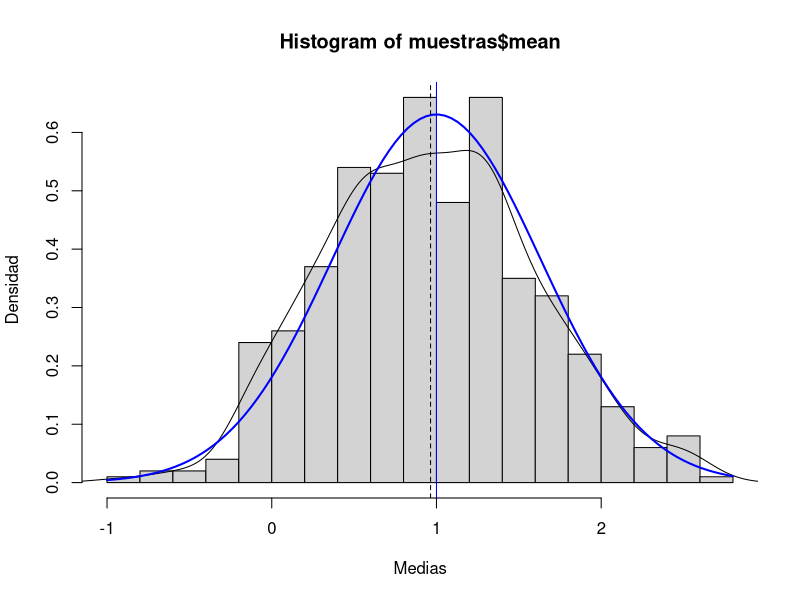
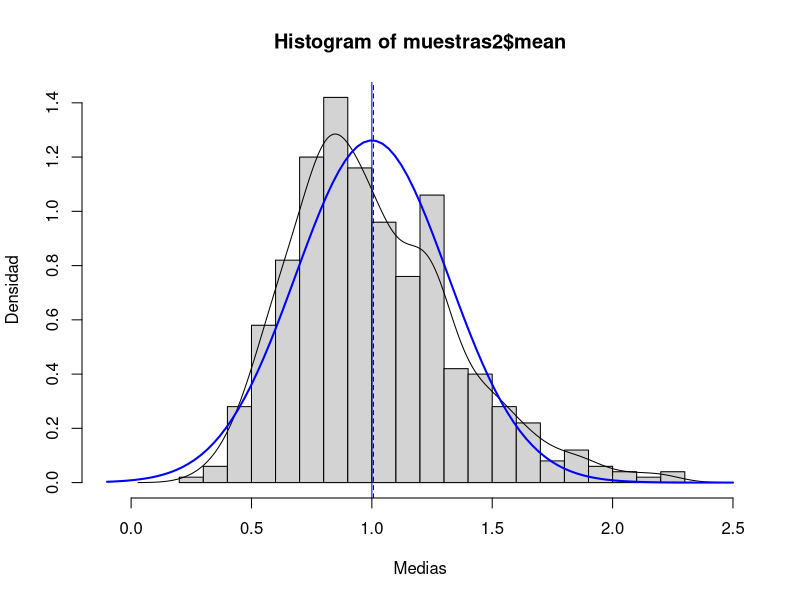
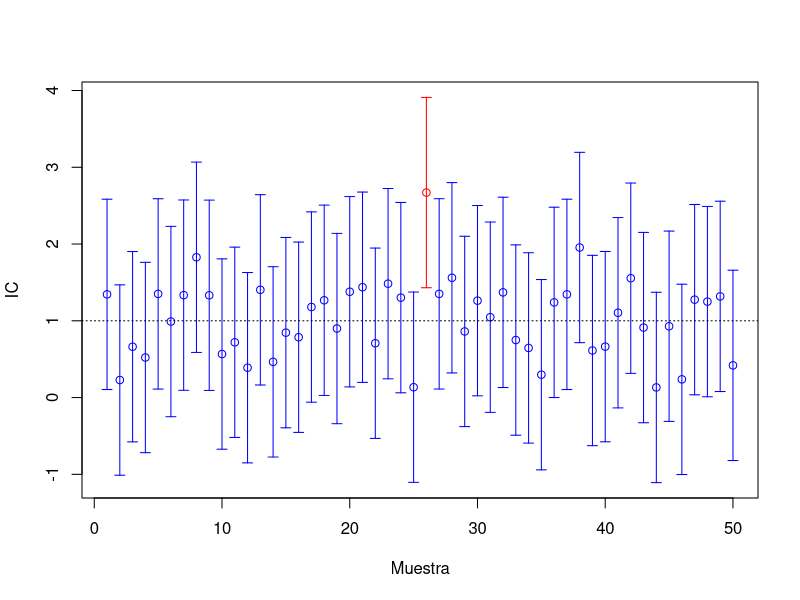
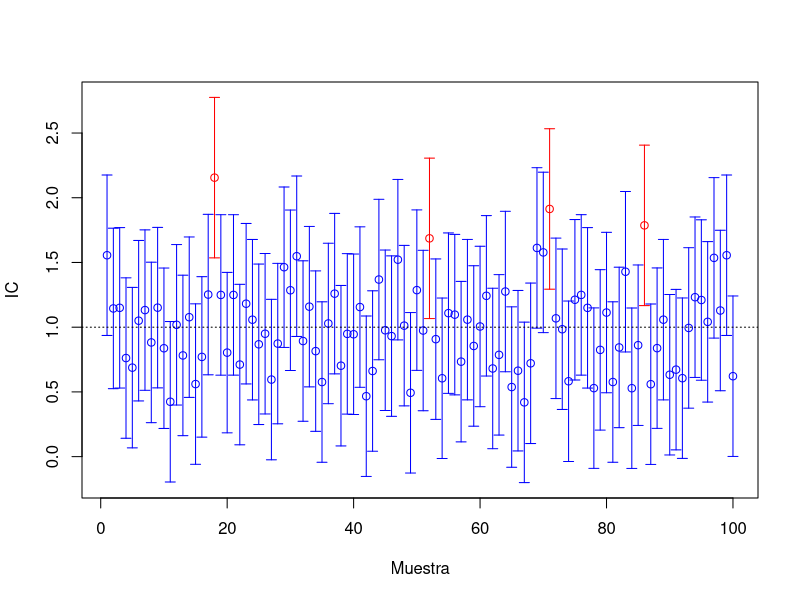
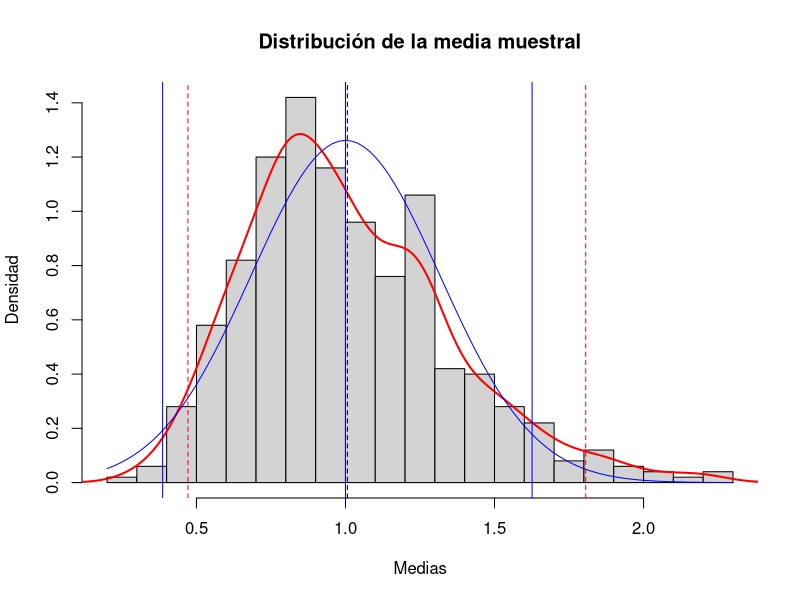
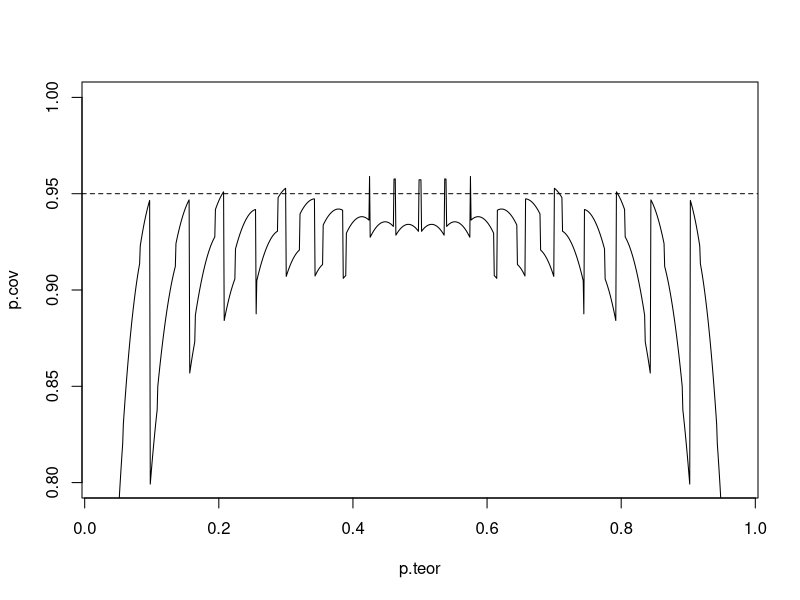
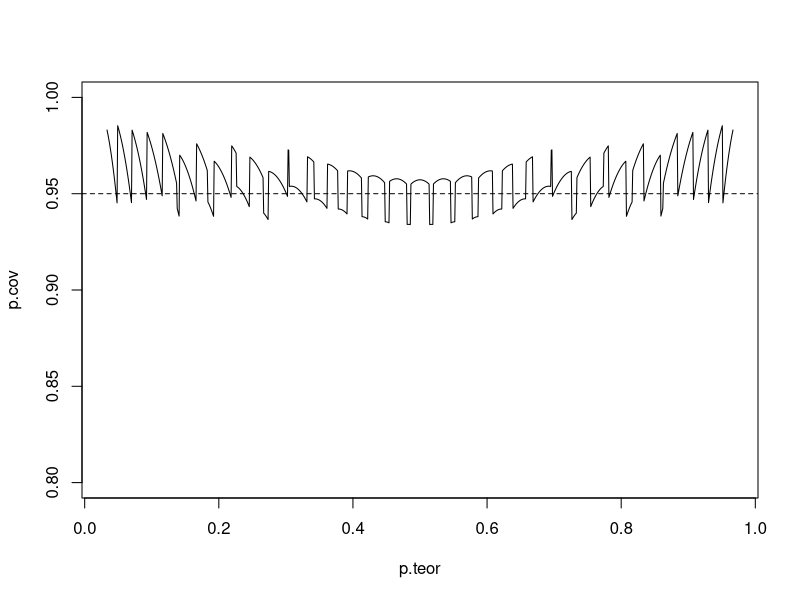
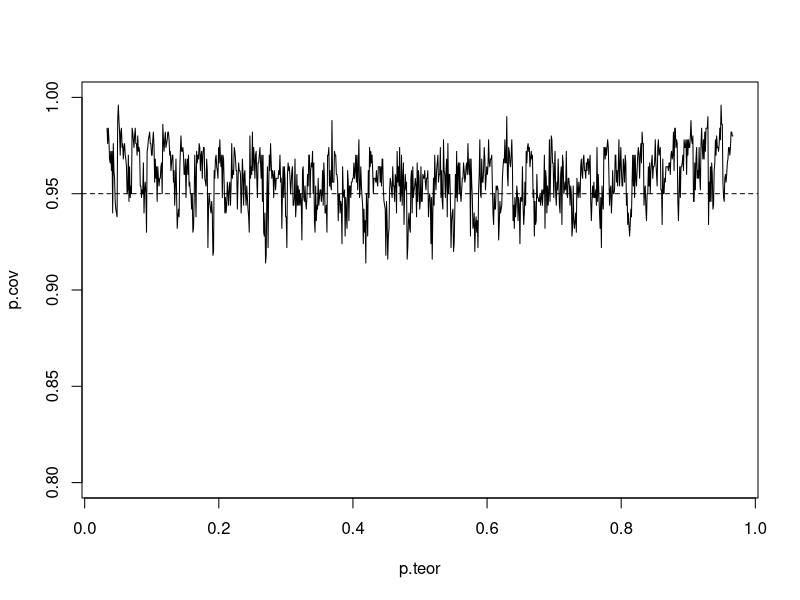

Here is the R script that generated these plots, in order: (Note: this script raises an error after producing the figures.)
## ---- chunk 1

## ---- chunk 2
    set.seed(54321) # Fijar semilla para reproducibilidad
    nsim <- 500
    nx <- 10
## ---- chunk 3
    mux <- 1
    sdx <- 2
## ---- chunk 4
    muestras <- as.data.frame(matrix(rnorm(nsim*nx, mean=mux, sd=sdx), ncol=nx))
    rownames(muestras) <- paste("muestra", 1:nsim, sep="")
    colnames(muestras) <- paste("obs", 1:nx, sep="")
    str(muestras)
## ---- chunk 5
    muestras$mean <- rowMeans(muestras[,1:nx])
    muestras$sd <- apply(muestras[,1:nx], 1, sd)
## ---- chunk 6
    muestras[1,]
## ---- chunk 7
    hist(muestras$mean, freq = FALSE, breaks = "FD", 
         xlab = "Medias", ylab = "Densidad")
    # Densidad observada (estimación)
    lines(density(muestras$mean)) 
    # Densidad teórica (bajo normalidad)
    curve(dnorm(x, mux, sdx/sqrt(nx)), lwd = 2, col = "blue", add = TRUE) 
    # Aproximación del valor esperado de la media muestral mediante simulación
    abline(v = mean(muestras$mean), lty = 2)  
    # Valor esperado de la media muestral (teórico)
    abline(v = mux, col = "blue")
## ---- chunk 8
    set.seed(54321) # Fijar semilla para reproducibilidad
    nsim <- 500
    nx <- 10    
    # nx <- 50
## ---- chunk 9
    lambda <- 1
    muexp <- 1/lambda
    sdexp <- muexp
## ---- chunk 10
    muestras2 <- as.data.frame(matrix(rexp(nsim*nx, rate=lambda), ncol=nx))
    rownames(muestras2) <- paste("muestra", 1:nsim, sep="")
    colnames(muestras2) <- paste("obs", 1:nx, sep="")
## ---- chunk 11
    muestras2$mean <- rowMeans(muestras2[,1:nx])
    muestras2$sd <- apply(muestras2[,1:nx], 1, sd)
## ---- chunk 12
    hist(muestras2$mean, xlim = c(-0.1, 2.5), freq = FALSE, breaks = "FD", 
         xlab = "Medias", ylab = "Densidad")
    # Densidad observada (estimación)
    lines(density(muestras2$mean)) 
    # Distribución asintótica (TCL)
    curve(dnorm(x,muexp,sdexp/sqrt(nx)), lwd=2, col="blue", add=TRUE) 
    # Aproximación del valor esperado de la media muestral mediante simulación
    abline(v=mean(muestras2$mean),lty=2)  
    # Valor esperado de la media muestral (teórico)
    abline(v=muexp, col="blue")
## ---- chunk 13
    alfa <- 0.05
    z <- qnorm(1 - alfa/2)
    muestras$ici <- muestras$mean - z*sdx/sqrt(nx)
    muestras$ics <- muestras$mean + z*sdx/sqrt(nx)
## ---- chunk 14
    muestras$cob <- (muestras$ici < mux) & (mux < muestras$ics) 
    ncob <- sum(muestras$cob) # Nº de intervalos que contienen la verdadera media
    ncob
    100*ncob/nsim     # Proporción de intervalos
    100*(1 - alfa)    # Proporción teórica bajo normalidad
## ---- chunk 15
    m <- 50
    tmp <- muestras[1:m,]
    attach(tmp)
    color <- ifelse(cob,"blue","red")
    plot(1:m, mean, col = color, ylim = c(min(ici),max(ics)), 
         xlab = "Muestra", ylab = "IC")
    arrows(1:m, ici, 1:m, ics, angle = 90, length = 0.05, code = 3, col = color)
    abline(h = mux, lty = 3)
    detach(tmp)
## ---- chunk 16
    alfa <- 0.05
    z <- qnorm(1 - alfa/2)
    muestras2$ici <- muestras2$mean - z*sdexp/sqrt(nx)
    muestras2$ics <- muestras2$mean + z*sdexp/sqrt(nx)
## ---- chunk 17
    muestras2$cob <- (muestras2$ici < muexp) & (muexp < muestras2$ics) 
    ncob <- sum(muestras2$cob) # Nº de intervalos que contienen la verdadera media
    ncob
    100*ncob/nsim     # Proporción de intervalos
    100*(1 - alfa)    # Proporción teórica bajo normalidad
## ---- chunk 18
    m <- 100
    tmp <- muestras2[1:m,]
    attach(tmp)
    color <- ifelse(cob,"blue","red")
    plot(1:m, mean, col = color, ylim = c(min(ici),max(ics)), 
         xlab = "Muestra", ylab = "IC")
    arrows(1:m, ici, 1:m, ics, angle = 90, length = 0.05, code = 3, col = color)
    abline(h = muexp, lty = 3)
    detach(tmp)
## ---- chunk 19
# Distribución de la media muestral
hist(muestras2$mean, freq=FALSE, breaks="FD", 
     main="Distribución de la media muestral", xlab="Medias", ylab="Densidad")
# Densidad observada (estimación)
lines(density(muestras2$mean), lwd=2, col='red') 
# Densidad teórica (bajo normalidad)
curve(dnorm(x,muexp,sdexp/sqrt(nx)), col="blue", add=TRUE) 
# Aproximación por simulación del valor esperado de la media muestral
abline(v=mean(muestras2$mean), lty=2)
# Valor esperado de la media muestral (teórico)
abline(v=muexp, col="blue") 
# IP bajo normalidad
ic.aprox <- apply(muestras2[ ,c('ici','ics')], 2, mean)
## ic.aprox 
##       ici       ics 
## 0.3865199 1.6261099
# Intervalo de probabilidad para la media muestral aproximado bajo normalidad
abline(v = ic.aprox, col='blue')

# Intervalo de probabilidad para la media muestral (aproximado por simulación)
ic.sim <- quantile(muestras2$mean, c(alfa/2, 1 - alfa/2))
## ic.sim
##      2.5%     97.5% 
## 0.4714233 1.8059094
# IP (aprox.) 
abline(v=ic.sim, lty=2, col='red') 
## ---- chunk 20
    n <- 30
    alpha <- 0.05
    adj <- 0  # (adj <- 2 para Agresti-Coull)
## ---- chunk 21
    m <- 1000
    p.teor <- seq(1/n, 1 - 1/n, length = m) 
## ---- chunk 22
    x <- 0:n
    p.est <- (x + adj)/(n + 2 * adj) 
    ic.err <- qnorm(1 - alpha/2) * sqrt(p.est * (1 - p.est)/(n + 2 * adj))  
    lcl <- p.est - ic.err 
    ucl <- p.est + ic.err 
## ---- chunk 23
    p.cov <- numeric(m)
    for (i in 1:m) {
      # cobertura de los posibles intervalos
      cover <- (p.teor[i] >= lcl) & (p.teor[i] <= ucl)  
      # prob. de los posibles intervalos
      p.rel <- dbinom(x[cover], n, p.teor[i])           
      # prob. total de cobertura
      p.cov[i] <- sum(p.rel)                            
    }
## ---- chunk 24
    plot(p.teor, p.cov, type = "l", ylim = c(1 - 4 * alpha, 1))
    abline(h = 1 - alpha, lty = 2) 
## ---- chunk 25
    n <- 30
    alpha <- 0.05
    adj <- 2  # Agresti-Coull
    
    # Probabilidades teóricas:
    m <- 1000
    p.teor <- seq(1/n, 1 - 1/n, length = m) 
    # Posibles resultados:
    x <- 0:n
    p.est <- (x + adj)/(n + 2 * adj) 
    ic.err <- qnorm(1 - alpha/2) * sqrt(p.est * (1 - p.est)/(n + 2 * adj))  
    lcl <- p.est - ic.err 
    ucl <- p.est + ic.err 
    # Recorrer prob. teóricas:
    p.cov <- numeric(m)
    for (i in 1:m) {
      # cobertura de los posibles intervalos
      cover <- (p.teor[i] >= lcl) & (p.teor[i] <= ucl)  
      # prob. de los posibles intervalos
      p.rel <- dbinom(x[cover], n, p.teor[i])           
      # prob. total de cobertura
      p.cov[i] <- sum(p.rel)                            
    }
    # Gráfico coberturas:
    plot(p.teor, p.cov, type = "l", ylim = c(1 - 4 * alpha, 1))
    abline(h = 1 - alpha, lty = 2) 
## ---- chunk 26
    n <- 30
    alpha <- 0.05
    adj <- 2  #' (2 para Agresti-Coull)
    
    set.seed(54321)
    nsim <- 500 
    # Probabilidades teóricas:
    m <- 1000
    p.teor <- seq(1/n, 1 - 1/n, length = m) 
## ---- chunk 27
    # m <- length(p.teor)
    p.cov <- numeric(m)
    for (i in 1:m) {
      # Equivalente a simular nsim muestras de tamaño n
      # ry <- matrix(rbinom(n*nsim, 1, p.teor[i]), ncol=n)
      # rx <- apply(ry, 1, sum)
      rx <- rbinom(nsim, n, p.teor[i])
      p.est <- (rx + adj)/(n + 2 * adj)  
      ic.err <- qnorm(1 - alpha/2) * sqrt(p.est * (1 - p.est)/(n + 2 * adj))
      p.cov[i] <- mean( abs(p.est - p.teor[i]) < ic.err )
    }
## ---- chunk 28
    plot(p.teor, p.cov, type = "l", ylim = c(1 - 4 * alpha, 1))
    abline(h = 1 - alpha, lty = 2) 
## ---- chunk 29
    set.seed(54321)
    nx <- 30
    mx <- 0
    sx <- 1
    nsim <- 1000
    estadistico <- numeric(nsim)
    pvalor <- numeric(nsim)
## ---- chunk 30
    for(isim in 1:nsim) {
      rx <- rnorm(nx, mx, sx)
      tmp <- ks.test(rx, "pnorm", mean(rx), sd(rx))
      estadistico[isim] <- tmp$statistic
      pvalor[isim] <- tmp$p.value
    }
## ---- chunk 31
    {
      cat("\nProporción de rechazos al 1% =", mean(pvalor < 0.01), "\n")
      cat("Proporción de rechazos al 5% =", mean(pvalor < 0.05), "\n")
      cat("Proporción de rechazos al 10% =", mean(pvalor < 0.1), "\n")
    }
## ---- chunk 32
    hist(pvalor, freq=FALSE)
    abline(h=1, lty=2)   # curve(dunif(x,0,1), add=TRUE)
    # Distribución empírica
    curve(ecdf(pvalor)(x), type = "s", lwd = 2, 
          main = 'Tamaño del contraste', ylab = 'Proporción de rechazos', 
          xlab = 'Nivel de significación')
    abline(a=0, b=1, lty=2)   # curve(punif(x, 0, 1), add = TRUE)
## ---- chunk 33
    library(nortest, quietly = TRUE)
## ---- chunk 34
    set.seed(54321)
    nx <- 30
    mx <- 0
    sx <- 1
    nsim <- 1000
    estadistico <- numeric(nsim)
    pvalor <- numeric(nsim)
## ---- chunk 35
    for(isim in 1:nsim) {
      rx <- rnorm(nx, mx, sx)
      # tmp <- ks.test(rx, "pnorm", mean(rx), sd(rx))
      tmp <- lillie.test(rx)
      estadistico[isim] <- tmp$statistic
      pvalor[isim] <- tmp$p.value
    }
## ---- chunk 36
    {
      cat("\nProporción de rechazos al 1% =", mean(pvalor < 0.01), "\n")
      cat("Proporción de rechazos al 5% =", mean(pvalor < 0.05), "\n")
      cat("Proporción de rechazos al 10% =", mean(pvalor < 0.1), "\n")
    }
## ---- chunk 37
    hist(pvalor, freq=FALSE)
    abline(h=1, lty=2)   # curve(dunif(x,0,1), add=TRUE)
    
    # Distribución empírica
    curve(ecdf(pvalor)(x), type = "s", lwd = 2, main = 'Tamaño del contraste', 
          ylab = 'Proporción de rechazos', xlab = 'Nivel de significación')
    abline(a=0, b=1, lty=2)   # curve(punif(x, 0, 1), add = TRUE)
## ---- chunk 38
    set.seed(54321)
    nx <- 30
    ratex <- 1
    nsim <- 500
    estadistico <- numeric(nsim)
    pvalor <- numeric(nsim)
## ---- chunk 39
    for(isim in 1:nsim) {
      rx <- rexp(nx, ratex)
      tmp <- ks.test(rx, "pexp", 1/mean(rx))
      estadistico[isim] <- tmp$statistic
      pvalor[isim] <- tmp$p.value
    }
## ---- chunk 40
    {
      cat("\nProporción de rechazos al 1% =", mean(pvalor < 0.01), "\n")
      cat("Proporción de rechazos al 5% =", mean(pvalor < 0.05), "\n")
      cat("Proporción de rechazos al 10% =", mean(pvalor < 0.1), "\n")
    }
## ---- chunk 41
    hist(pvalor, freq=FALSE)
    abline(h=1, lty=2)   # curve(dunif(x,0,1), add=TRUE)
    
    # Distribución empírica
    curve(ecdf(pvalor)(x), type = "s", lwd = 2, 
          main = 'Tamaño del contraste', ylab = 'Proporción de rechazos', 
          xlab = 'Nivel de significación')
    abline(a=0, b=1, lty=2)   # curve(punif(x, 0, 1), add = TRUE) 
## ---- chunk 42
    ks.exp.sim <- function(x, nsim = 10^3) {
      DNAME <- deparse(substitute(x))
      METHOD <- "Kolmogorov-Smirnov Test of pexp by simulation" 
      n <- length(x)
      RATE <- 1/mean(x)
      ks.exp.stat <- function(x, rate=1/mean(x)) {
        DMinus <- pexp(sort(x), rate=rate) - (0:(n - 1))/n
        DPlus <- 1/n - DMinus
        Dn = max(c(DMinus, DPlus))
      }  
      STATISTIC <- ks.exp.stat(x, rate = RATE) 
      names(STATISTIC) <- "Dn"
      # PVAL <- 0
      # for(i in 1:nsim) {
      #   rx <- rexp(n, rate = RATE)
      #   if (STATISTIC <= ks.exp.stat(rx)) PVAL <- PVAL+1
      # }
      # PVAL <- PVAL/nsim
      # PVAL <- PVAL/(nsim + 1)
      # PVAL <- (PVAL + 1)/(nsim + 2)
      rx <- matrix(rexp(n*nsim, rate = RATE), ncol=n)
      PVAL <- mean(STATISTIC <= apply(rx, 1, ks.exp.stat))
      return(structure(list(statistic = STATISTIC, alternative = "two.sided", 
                       p.value = PVAL, method = METHOD, data.name = DNAME), 
                       class = "htest"))
    }
## ---- chunk 43
    set.seed(54321)
    nx <- 30
    ratex <- 1
    nsim <- 500
    estadistico <- numeric(nsim)
    pvalor <- numeric(nsim)
## ---- chunk 44
    for(isim in 1:nsim) {
      rx <- rexp(nx, ratex)
      # tmp <- ks.test(rx, "pexp", 1/mean(rx))
      tmp <- ks.exp.sim(rx, nsim = 200)
      estadistico[isim] <- tmp$statistic
      pvalor[isim] <- tmp$p.value
    }
## ---- chunk 45
    {
      cat("\nProporción de rechazos al 1% =", mean(pvalor < 0.01), "\n")
      cat("Proporción de rechazos al 5% =", mean(pvalor < 0.05), "\n")
      cat("Proporción de rechazos al 10% =", mean(pvalor < 0.1), "\n")
    }
## ---- chunk 46
    hist(pvalor, freq=FALSE)
    abline(h=1, lty=2)   # curve(dunif(x,0,1), add=TRUE)
    
    # Distribución empírica
    curve(ecdf(pvalor)(x), type = "s", lwd = 2, 
          main = 'Tamaño del contraste', ylab = 'Proporción de rechazos', 
          xlab = 'Nivel de significación')
    abline(a=0, b=1, lty=2)   # curve(punif(x, 0, 1), add = TRUE) 
## ---- chunk 47
    set.seed(54321)
    nx <- 20
    ratex <- 1    # Puede ser interesante representarlo variando rate
    nsim <- 200
    alfa <- 0.1   # Puede ser interesante representarlo variando alfa
    
    
    shapex <- seq(0.25, 1.75, len=21)
    preject <- numeric(length(shapex)) # Porporciones de rechazos con ks.test
    ks.test.p <- function(x) ks.test(x, "pexp", 1/mean(x))$p.value
    preject2 <- preject # Porporciones de rechazos con ks.exp.sim
    ks.exp.sim.p <- function(x) ks.exp.sim(x, 200)$p.value
    
    for (i in seq_along(shapex)) { 
      rx <- matrix(rweibull(nx*nsim, shape = shapex[i], scale = 1/ratex), ncol=nx)
      preject[i] <- mean( apply(rx, 1, ks.test.p) <= alfa )
      preject2[i] <- mean( apply(rx, 1, ks.exp.sim.p) <= alfa )
    }
    
    plot(shapex, preject, type="l", main = paste("Potencia del contraste ( alfa =", alfa, ")"), 
         xlab = "shape", ylab = "Proporción de rechazos")
    lines(shapex, preject2, lty = 2)
    abline(h = alfa, v = 1, lty = 3)
## ---- chunk 48
curve(dnorm(x, 0, 1), -3, 12, ylab = 'densidad', lty = 3)
curve(0.95*dnorm(x, 0, 1) + 0.05*dnorm(x, 3, 3), add = TRUE)
## ---- chunk 49
    # media y mediana
    xsd <- 1
    xmed <- 0
    ndat <- 100
    nsim <- 500
    
    # for (isim in 1:nsim) # evitar matrix y apply
    set.seed(1)
    ntsim <- ndat*nsim
    p.sim <- rbinom(ntsim, 1, 0.05)
    dat.sim <- rnorm(ntsim, 3*p.sim, 1+2*p.sim)
    dat.sim <- matrix(dat.sim, ncol=nsim)
## ---- chunk 50
    str(dat.sim[,1])
    hist(dat.sim[,1])
## ---- chunk 51
    mean.sim <- apply(dat.sim, 2, mean)
    median.sim <- apply(dat.sim, 2, median)
## ---- chunk 52
    mean(mean.sim) # Coincide con el sesgo (media teórica es 0)
    sd(mean.sim)
    mean(median.sim) # Coincide con el sesgo (media teórica es 0)
    sd(median.sim)
## ---- chunk 53
    boxplot(mean.sim-xmed, median.sim-xmed, 
          names=c("Media","Mediana"), ylab="Sesgo")
    abline(h = 0, lty = 2)
## ---- chunk 54
    boxplot((mean.sim-xmed)^2, (median.sim-xmed)^2, 
          names=c("Media","Mediana"), ylab="Error cuadrático")
## ---- chunk 55
    # SE media
    summary((mean.sim-xmed)^2) 
    # SE mediana
    summary((median.sim-xmed)^2) 
## ---- chunk 56
set.seed(1)
data <- runif(50)
## ---- chunk 57
 # Distribución bootstrap
curve(ecdf(data)(x), ylab = "FD", type = "s", lwd = 2)
# Distribución teórica
abline(a = 0, b = 1, lty = 2) 
## ---- chunk 58
 # Muestra bootstrap
xboot <- sample(data, replace=TRUE)
## ---- chunk 59
knitr::include_graphics("images/bootstrap.png")
# knitr::include_graphics("bootstrap.png")
## ---- chunk 60
# dat <- dat.sim[, 1]
set.seed(54321)
ndat <- 100
datmed <- 0
datsd <- 1
dat <- rnorm(ndat, mean=datmed, sd=datsd)
## ---- chunk 61
nboot <- 1000  
## ---- chunk 62
stat.dat <- mean(dat)
## ---- chunk 63
set.seed(1)
stat.boot <- numeric(nboot)
for (i in 1:nboot) {
  dat.boot <- sample(dat, replace=TRUE)
  stat.boot[i] <- mean(dat.boot)
}
# Valor esperado bootstrap del estadístico
mean.boot <- mean(stat.boot)  
mean.boot
## ---- chunk 64
hist(stat.boot, freq=FALSE, ylim = c(0,4))
abline(v=mean.boot, lwd=2)
# abline(v=stat.dat)

# Distribución poblacional
curve(dnorm(x, datmed, datsd/sqrt(ndat)), lty=2, add=TRUE)
abline(v=datmed, lwd=2, lty=2)
## ---- chunk 65
hist(stat.boot-stat.dat, freq=FALSE, ylim = c(0,4))
abline(v=mean.boot-stat.dat, lwd=2)

# Distribución poblacional
# Distribución teórica de stat.dat - stat.teor
curve(dnorm(x, 0, datsd/sqrt(ndat)), lty=2, add=TRUE)   
abline(v=0, lwd=2, lty=2)
## ---- chunk 66
# sesgo (teor=0)
mean.boot - stat.dat 
# error estándar
sd(stat.boot) 
# error estándar teórico
datsd/sqrt(ndat) 
## ---- chunk 67
boot.strap <- function(dat, nboot=1000, statistic=mean)
{
  ndat <- length(dat)
  dat.boot <- sample(dat, ndat*nboot, replace=T)
  dat.boot <- matrix(dat.boot, ncol=nboot, nrow=ndat)
  stat.boot <- apply(dat.boot, 2, statistic)
}

fstatistic <- function(dat){
  #  mean(dat)
  mean(dat, trim=0.2)
  #  median(dat)
  #  max(dat)
}

set.seed(1)
stat.dat <- fstatistic(dat)
stat.boot <- boot.strap(dat, nboot, fstatistic)

res.boot <- c(stat.dat, mean(stat.boot)-stat.dat, sd(stat.boot))
names(res.boot) <- c("Estadístico", "Sesgo", "Err.Std")
res.boot
## ---- chunk 68
library(boot)
# ?boot
## ---- chunk 69
boot.f <- function(data, indices){
  # data[indices] será la muestra bootstrap
  mean(data[indices])
}
## ---- chunk 70
set.seed(1)
stat.boot <- boot(dat, boot.f, nboot)
stat.boot
names(stat.boot)
## ---- chunk 71
hist(stat.boot$t, freq=FALSE)
plot(stat.boot)
jack.after.boot(stat.boot)
## ---- chunk 72
boot.ci(stat.boot, type=c("norm", "basic", "perc", "bca"))
## ---- chunk 73
boot.f <- function(data, indices, trim = 0.1){
  mean(data[indices], trim)
}

set.seed(1)
boot(dat, boot.f, nboot, trim = 0.2)
